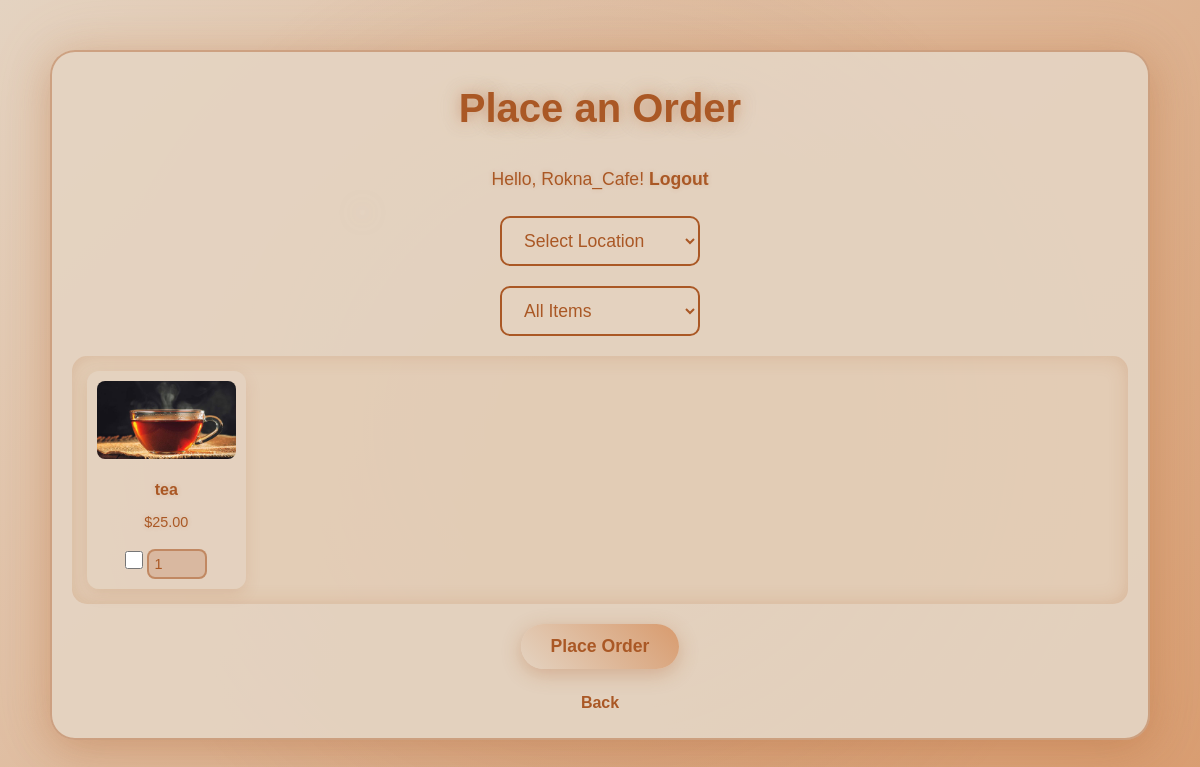
The page /cafe/place_order/ (signed in) on the database its author committed.
### cafe/models.py (models this page shows, shortened)
class Item(models.Model):
    name = models.CharField(max_length=100)
    price = models.DecimalField(max_digits=6, decimal_places=2)
    is_available = models.BooleanField(default=True)
    image = models.ImageField(upload_to='items/', null=True, blank=True)
    item_type = models.CharField(max_length=20, choices=ITEM_TYPES, default='dessert')

### cafe/views.py (the view, shortened to what this page needs)
# urls.py: path('place_order/', views.place_order, name='place_order'),
@login_required
def place_order(request):
    tables = Table.objects.all()
    rooms = Room.objects.all()
    items = Item.objects.filter(is_available=True)
    item_types = ITEM_TYPES
    return render(request, 'cafe/place_order.html', {
        'items': items,
        'tables': tables,
        'rooms': rooms,
        'item_types': item_types,
        'selected_type': None
    })

### cafe/templates/cafe/place_order.html (shortened to what this page needs)
{% load static %}
<!DOCTYPE html>
<html lang="en">
<head>
</head>
<body>
    <div class="order-container">
        <h1>Place an Order</h1>
        {% if user.is_authenticated %}
            <p>Hello, {{ user.username }}! <a href="{% url 'cafe:logout' %}">Logout</a></p>
            <form method="POST" id="order-form" action="{% url 'cafe:place_order' %}">
                <select name="location" class="select-field" required>
                    <option value="" disabled selected>Select Location</option>
                </select>
                <select name="item_type" class="select-field" onchange="this.form.submit()">
                    <option value="" {% if not selected_type %}selected{% endif %}>All Items</option>
                </select>
                <div class="items-grid">
                    {% for item in items %}
                        <div class="item-card">
                            {% if item.image %}
                                <img src="{{ item.image.url }}" alt="{{ item.name }}">
                            {% else %}
                                <img src="{% static 'images/placeholder.png' %}" alt="No Image">
                            {% endif %}
                            <h3>{{ item.name }}</h3>
                            <p>${{ item.price }}</p>
                            <input type="checkbox" name="item_{{ item.id }}" value="{{ item.id }}">
                            <input type="number" name="quantity_{{ item.id }}" min="1" value="1" disabled>
                        </div>
                    {% endfor %}
                </div>
                <button type="submit">Place Order</button>
            </form>
        {% else %}
            <p>Please <a href="{% url 'login' %}">login</a> or <a href="{% url 'cafe:signup' %}">sign up</a> to order.</p>
        {% endif %}
        <a href="{% url 'cafe:home' %}" class="back-link">Back</a>
    </div>
</body>
</html>

### cafe/templates/cafe/place_order.html (style rules this page uses)
* { margin: 0; padding: 0; box-sizing: border-box; }
body { font-family: 'Orbitron', 'Poppins', sans-serif; background: linear-gradient(135deg, #e4d3c1 0%, #d89b6e 100%); color: #aa5825; line-height: 1.8; min-height: 100vh; overflow-x: hidden; position: relative; -webkit-font-smoothing: antialiased; -moz-osx-font-smoothing: grayscale; }
body::before { content: ''; position: fixed; top: 0; left: 0; width: 100%; height: 100%; background: radial-gradient(circle, rgba(170, 88, 37, 0.2) 0%, transparent 70%); z-index: -1; animation: pulse-bg 10s infinite ease-in-out; }
body::after { content: ''; position: absolute; width: 5px; height: 5px; background: rgba(228, 211, 193, 0.7); border-radius: 50%; box-shadow: 0 0 20px rgba(228, 211, 193, 0.5); animation: drift 15s infinite ease-in-out; top: 20%; left: 30%; }
.order-container { max-width: 1100px; margin: 50px auto; padding: 20px; background: rgba(228, 211, 193, 0.95); border-radius: 25px; box-shadow: 0 10px 40px rgba(170, 88, 37, 0.3), 0 0 60px rgba(216, 155, 110, 0.2); position: relative; overflow: hidden; transition: transform 0.5s ease, box-shadow 0.5s ease; border: 2px solid rgba(170, 88, 37, 0.4); }
h1 { font-size: 2.5em; color: #aa5825; text-align: center; margin-bottom: 20px; text-shadow: 0 0 15px rgba(170, 88, 37, 0.5), 0 0 25px rgba(228, 211, 193, 0.3); animation: glow 2s infinite ease-in-out; }
p { font-size: 1.1em; color: #aa5825; text-align: center; margin-bottom: 20px; text-shadow: 0 0 5px rgba(170, 88, 37, 0.2); }
a { color: #aa5825; text-decoration: none; font-weight: 600; transition: color 0.3s ease, transform 0.3s ease, text-shadow 0.3s ease; }
#order-form { display: flex; flex-direction: column; gap: 20px; align-items: center; }
.items-grid { display: grid; grid-template-columns: repeat(auto-fill, minmax(150px, 1fr)); gap: 15px; width: 100%; padding: 15px; background: rgba(216, 155, 110, 0.1); border-radius: 15px; box-shadow: inset 0 0 20px rgba(170, 88, 37, 0.2); }
.item-card { background: rgba(228, 211, 193, 0.8); border-radius: 12px; box-shadow: 0 5px 15px rgba(170, 88, 37, 0.15); padding: 10px; text-align: center; transition: transform 0.3s ease, box-shadow 0.3s ease, background 0.3s ease; }
.item-card img { max-width: 100%; max-height: 100px; border-radius: 8px; margin-bottom: 8px; }
.item-card h3 { font-size: 1em; color: #aa5825; margin-bottom: 5px; text-shadow: 0 0 5px rgba(170, 88, 37, 0.2); }
.item-card p { font-size: 0.9em; color: #aa5825; margin-bottom: 8px; }
.item-card input[type="checkbox"] { width: 18px; height: 18px; accent-color: #aa5825; cursor: pointer; }
.item-card input[type="number"] { width: 60px; padding: 5px; font-size: 0.9em; background: rgba(228, 211, 193, 0.7); border: 2px solid #aa5825; border-radius: 8px; color: #aa5825; outline: none; transition: border-color 0.3s ease, box-shadow 0.3s ease; margin-top: 5px; }
.item-card input[type="number"]:disabled { background: rgba(170, 88, 37, 0.2); border-color: rgba(170, 88, 37, 0.5); cursor: not-allowed; }
.select-field { padding: 12px 18px; font-size: 1.1em; background: rgba(228, 211, 193, 0.7); border: 2px solid #aa5825; border-radius: 10px; color: #aa5825; outline: none; transition: border-color 0.3s ease, box-shadow 0.3s ease, transform 0.3s ease; width: 200px; }
button[type="submit"] { padding: 12px 30px; background: linear-gradient(45deg, #e4d3c1, #d89b6e); color: #aa5825; border: none; border-radius: 30px; font-size: 1.1em; font-weight: 700; cursor: pointer; box-shadow: 0 5px 20px rgba(170, 88, 37, 0.3); transition: transform 0.4s ease, box-shadow 0.4s ease, background 0.4s ease, color 0.4s ease; }
.back-link { display: block; text-align: center; margin-top: 20px; font-size: 1em; color: #aa5825; transition: color 0.3s ease, transform 0.3s ease; }

### rows shown on the page
Item: image (picture), name "tea", price "25.00"

### other values the page prints
{{ user.username }} "Rokna_Cafe"
